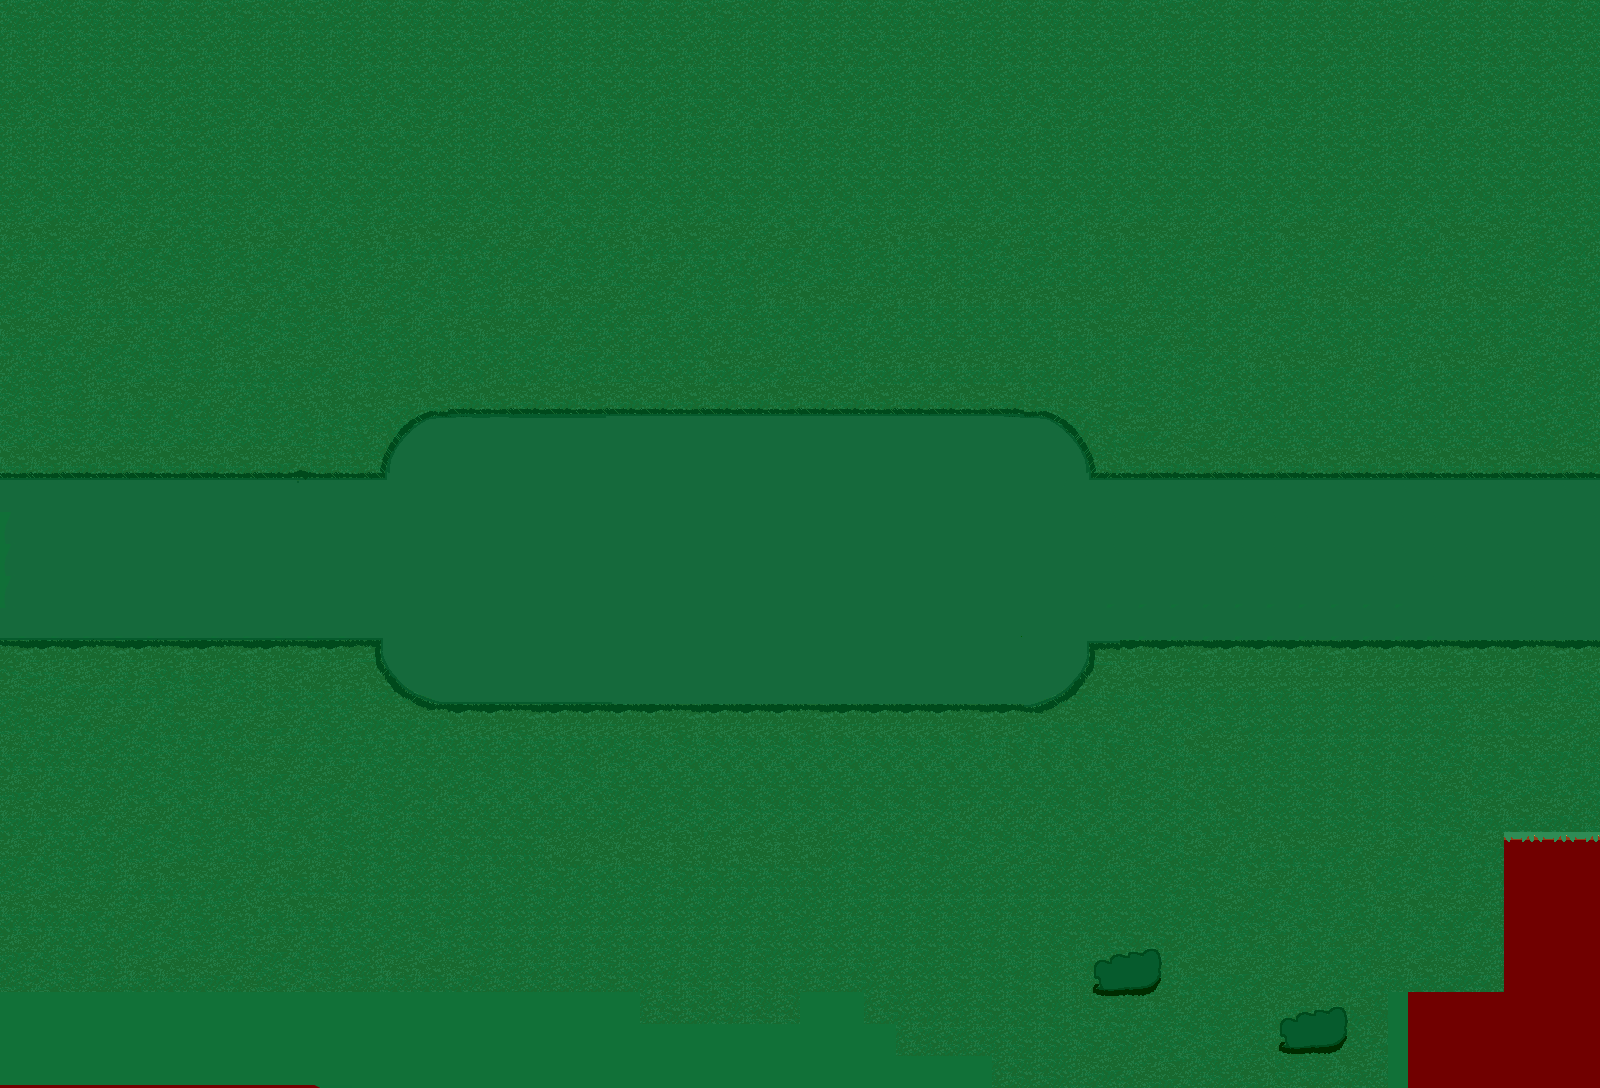

The image is a tile-based game level rendered from a .tmx file. Its description and source (layers, tilesets, objects; grid data summarised) follow:
An orthogonal 50x34 tile map with 32x32 px tiles, 3 tile layers (Tile Layer 2, Tile Layer 1, Tile Layer 3), 10 tilesets and 79 objects (43x item, 16x spobject, 2x character, level Info, trigger, ...).

<map version="1.10" tiledversion="1.11.0" orientation="orthogonal" renderorder="right-down" width="50" height="34" tilewidth="32" tileheight="32" infinite="0" nextlayerid="6" nextobjectid="157">
 <tileset firstgid="1" name="grassstage" tilewidth="32" tileheight="32" tilecount="2025" columns="45">
  <image source="grassstage.png" width="1440" height="1440" />
 </tileset>
 <tileset firstgid="2026" name="grassstage2" tilewidth="32" tileheight="32" tilecount="2500" columns="50">
  <image source="grassstage2.png" width="1600" height="1600" />
 </tileset>
 <tileset firstgid="4526" name="playerstart" tilewidth="32" tileheight="32" tilecount="1" columns="1">
  <image source="playerstart.png" width="32" height="32" />
  <tile id="0">
   <properties>
    <property name="orient" value="right" />
    <property name="playerstart" value="" />
   </properties>
  </tile>
 </tileset>
 <tileset firstgid="4527" name="grassstage3" tilewidth="32" tileheight="32" tilecount="1700" columns="50">
  <image source="grassstage3.png" width="1600" height="1088" />
 </tileset>
 <tileset firstgid="6227" source="grassstage4redux.tsx" />
 <tileset firstgid="6927" name="grassstage2a" tilewidth="32" tileheight="32" tilecount="2000" columns="50">
  <image source="grassstage2a.png" width="1600" height="1280" />
 </tileset>
 <tileset firstgid="8927" name="grassdungeon1" tilewidth="32" tileheight="32" tilecount="1700" columns="50">
  <image source="grassdungeon1.png" width="1600" height="1088" />
 </tileset>
 <tileset firstgid="10627" name="foresttreesolo" tilewidth="32" tileheight="32" tilecount="63" columns="7">
  <image source="foresttreesolo.png" width="250" height="300" />
 </tileset>
 <tileset firstgid="10690" name="grassdungeon2" tilewidth="32" tileheight="32" tilecount="1700" columns="50">
  <image source="grassdungeon2.png" width="1600" height="1088" />
 </tileset>
 <tileset firstgid="12390" name="grassdungeon5" tilewidth="32" tileheight="32" tilecount="1700" columns="50">
  <image source="grassdungeon5.png" width="1600" height="1088" />
 </tileset>
 <layer id="1" name="Tile Layer 2" width="50" height="34">
  <data>[1700 cells, 241 non-empty, 155 distinct tile ids]</data>
 </layer>
 <layer id="2" name="Tile Layer 1" width="50" height="34">
  <data>[1700 cells, 1699 non-empty, 56 distinct tile ids]</data>
 </layer>
 <layer id="3" name="Tile Layer 3" width="50" height="34">
  <data>[1700 cells, 1700 non-empty, 1282 distinct tile ids]</data>
 </layer>
 <objectgroup id="4" name="Object Layer 1">
  <!-- 79 objects omitted --></objectgroup>
</map>
<!-- 79 of 79 objects omitted -->
